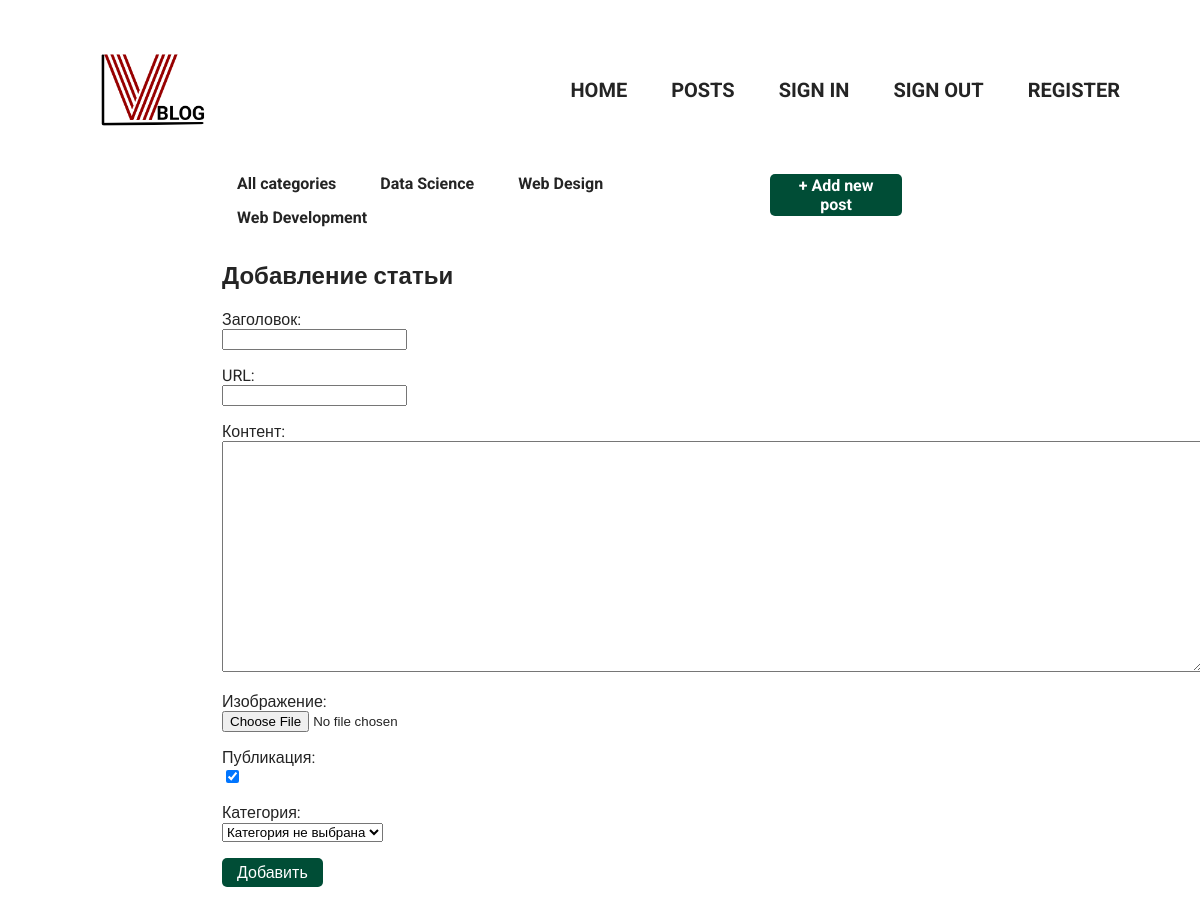
Screenshot of /add_post/ (signed in) with the database file from the repository.
### InfoBlog/models.py (models this page shows)
class Category(models.Model):
    category_name = models.CharField(max_length=100, db_index=True, verbose_name='Название категории')
    slug = models.SlugField(max_length=255, db_index=True, unique=True, verbose_name="URL")
    def __str__(self):
        return self.category_name
    def get_absolute_url(self):
        return reverse('category', kwargs={'cat_slug': self.slug})
    class Meta:
        verbose_name = 'Категории'
        verbose_name_plural = 'Категории'
        ordering = ['category_name']

### InfoBlog/views.py (the view)
# urls.py: path('add_post/', AddPost.as_view(), name='add_post'),
class AddPost(LoginRequiredMixin, CreateView):
    form_class = AddPostForm
    template_name = 'InfoBlog/add_post.html'
    login_url = reverse_lazy('home')

### InfoBlog/forms.py (shortened to what this page needs)
class AddPostForm(forms.ModelForm):
    def __init__(self, *args, **kwargs):
        super().__init__(*args, **kwargs)
        self.fields['category'].empty_label = "Категория не выбрана"
    class Meta:
        model = Posts
        fields = ['title', 'slug', 'content', 'post_image', 'is_published', 'category']
        widgets = {
            'title': forms.TextInput(attrs={'class': 'form-input'}),
            'content': forms.Textarea(attrs={'cols': 120, 'rows': 15}),
        }

### InfoBlog/templatetags/InfoBlog_tags.py (called while the page is built)
@register.inclusion_tag('InfoBlog/list_categories.html')
def show_categories(sort=None, category_selected=0):
    if not sort:
        cats = Category.objects.all()
    else:
        categories = Category.objects.order_by(sort)
    return {"categories": categories, "category_selected": category_selected}

### InfoBlog/templates/InfoBlog/add_post.html (shortened to what this page needs)
{% extends 'InfoBLog/base.html' %}
{% load static %}
{% block content %}
    <h2>Добавление статьи</h2>
<form action="{% url 'add_post' %}" method="post" enctype="multipart/form-data">
    {% for f in form %}
        <p>{{f.label}}:</br> {{ f }}</p>
    {% endfor %}
    <button class="add_post_button" type="submit">Добавить</button>
</form>
{% endblock %}

### InfoBlog/templates/InfoBlog/list_categories.html
{% for c in categories %}
    {% if c.pk == category_selected %}
        <li class="selected">{{c.category_name}}</li>
    {% else %}
        <li><a href="{{ c.get_absolute_url }}">{{c.category_name}}</a></li>
    {% endif %}
{% endfor %}

### InfoBlog/static/InfoBlog/css/base.css (style rules this page uses)
body { color: #242424; margin: 0; padding: 0; font-family: 'Roboto', sans-serif; font-weight: normal; list-style-type: none; }
button { padding: 0; border: none; font: inherit; color: inherit; background-color: transparent; cursor: pointer; }
a, a:visited, a:active { text-decoration: none; color: #242424; }
ul, li { list-style-type: none; }
.category li { display: inline-block; margin-right: 25px; margin-bottom: 15px; margin-left: 15px; }
.add_post_button { padding: 5px 15px; background-color: #004D36; color: white; border-radius: 5px; }

### rows the page displays
Category: category_name "Data Science"
Category: category_name "Web Design"
Category: category_name "Web Development"

### other values shown
{{ f.label }} "Заголовок" "URL" "Контент" "Изображение" "Публикация" "Категория"
